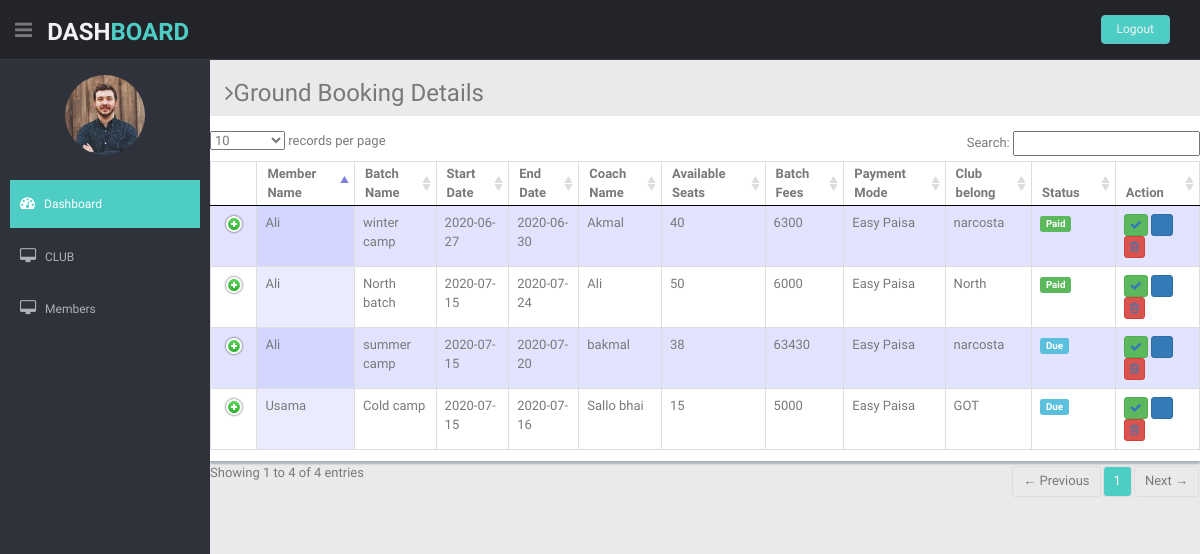
Page /Dashboard/batchRegistration.php on the earlier database version.
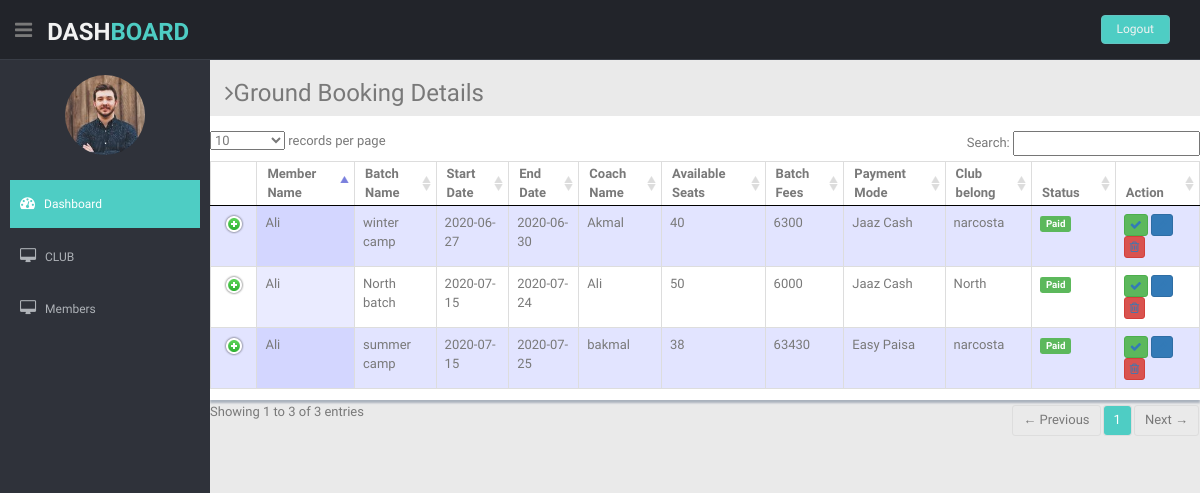
Same page on the later database version.
### tables this page shows
CREATE TABLE `training_register` (
  `id` int(11) NOT NULL,
  `batch_code` int(11) NOT NULL,
  `member_code` int(11) NOT NULL,
  `fees_paid` varchar(15) NOT NULL,
  `payment_mode` varchar(15) NOT NULL,
  `available_seats` int(11) NOT NULL,
  `register_seats` int(11) NOT NULL,
  `confirmation` varchar(50) NOT NULL
);

CREATE TABLE `register_member` (
  `member_code` int(11) NOT NULL,
  `member_name` varchar(100) NOT NULL,
  `joining_date` date NOT NULL,
  `member_cont1` varchar(11) NOT NULL,
  `member_cont2` varchar(11) DEFAULT NULL,
  `member_cnic` varchar(13) NOT NULL,
  `member_address` varchar(250) NOT NULL
);

CREATE TABLE `training_batch` (
  `batch_code` int(11) NOT NULL,
  `batch_name` varchar(50) NOT NULL,
  `batch_des` varchar(250) NOT NULL,
  `club_code` int(11) NOT NULL,
  `start_date` date NOT NULL,
  `end_date` date NOT NULL,
  `member_limit` int(3) NOT NULL,
  `eligible_criteria` varchar(150) DEFAULT NULL,
  `fees` int(7) NOT NULL,
  `coach_name` varchar(100) NOT NULL,
  `coach_name2` varchar(150) DEFAULT NULL,
  `status` varchar(50) NOT NULL
);

CREATE TABLE `register_club` (
  `club_code` int(11) NOT NULL,
  `club_name` varchar(150) NOT NULL,
  `club_des` varchar(250) NOT NULL,
  `joining_date` date NOT NULL,
  `club_president` varchar(50) NOT NULL,
  `club_president_num` varchar(150) NOT NULL,
  `club_secretary` varchar(50) NOT NULL,
  `club_secretary_num` varchar(150) NOT NULL,
  `relation_with_club` varchar(15) NOT NULL
);

### Dashboard/batchRegistration.php (the view, shortened to what this page needs)
<?php include 'connection.php';
    $q = "SELECT * FROM `training_register`";
    $r = mysqli_query($conn,$q);
?>
<!DOCTYPE html>
<html lang="en">
<head>
  <link href="lib/bootstrap/css/bootstrap.min.css" rel="stylesheet">
  <link href="lib/font-awesome/css/font-awesome.css" rel="stylesheet" />
  <link href="lib/advanced-datatable/css/demo_page.css" rel="stylesheet" />
  <link href="lib/advanced-datatable/css/demo_table.css" rel="stylesheet" />
  <link rel="stylesheet" href="lib/advanced-datatable/css/DT_bootstrap.css" />
  <link href="css/style.css" rel="stylesheet">
  <link href="css/style-responsive.css" rel="stylesheet">
</head>
<body>
  <section id="container">
      <?php include 'header.php'; ?>
    <section id="main-content">
      <section class="wrapper">
        <h3><i class="fa fa-angle-right"></i>Ground Booking Details</h3>
        <div class="row mb">
          <div class="content-panel">
            <div class="adv-table">
              <table cellpadding="0" cellspacing="0" border="0" class="display table table-bordered" id="hidden-table-info">
            <thead>
                  <tr>
                    <th>Member Name</th>
                    <th>Batch Name</th>
                    <th>Start Date</th>
                    <th>End Date</th>
                    <th>Coach Name</th>
                    <th>Available Seats</th>
                    <th>Batch Fees</th>
                    <th>Payment Mode</th>
                    <th>Club belong</th>
                    <th>Status</th>
                    <th>Action</th>
                  </tr>
            </thead>
            <tbody>
            <?php while($row = mysqli_fetch_assoc($r)) {?>
                  <tr>
                    <?php
                      $q1 = "SELECT * FROM `register_member` WHERE `member_code`='$row[member_code]'";
                      $r1 = mysqli_query($conn,$q1);
                      $member = mysqli_fetch_assoc($r1);
                      $q2 = "SELECT * FROM `training_batch` WHERE `batch_code`='$row[batch_code]'";
                      $r2 = mysqli_query($conn,$q2);
                      $batch = mysqli_fetch_assoc($r2);
                      $q3 = "SELECT * FROM `register_club` WHERE `club_code`='$batch[club_code]'";
                      $r3 = mysqli_query($conn,$q3);
                      $club = mysqli_fetch_assoc($r3);
                  ?>
                    <td><?php echo $member['member_name']; ?></td>
                    <td><?php echo $batch['batch_name']; ?></td>
                    <td><?php echo $batch['start_date']; ?></td>
                    <td><?php echo $batch['end_date']; ?></td>
                    <td><?php echo $batch['coach_name']; ?></td>
                    <td><?php echo $batch['member_limit']; ?></td>
                    <td><?php echo $batch['fees']; ?></td>
                    <td><?php echo $row['payment_mode']; ?></td>
                    <td><?php echo $club['club_name']; ?></td>
                    <?php if($row['confirmation'] == "Wait") {?>
                        <td><span class="label label-info label-mini">Due</span></td>
                    <?php }  ?>
                    <?php if($row['confirmation'] == "Confirmed") {?>
                        <td><span class="label label-success label-mini">Paid</span></td>
                    <?php }  ?>
                    <td>
                      <button class="btn btn-success btn-xs"><a href="batchRegistrationEdit&Delete.php?id=<?php echo $row['id']?>&stat=Confirmed"><i class="fa fa-check"></i></a></button>
                      <button class="btn btn-primary btn-xs"><a href="batchRegistrationEdit&Delete.php?id=<?php echo $row['id']?>&stat=Wait"><i class="fa fa-pencil"></i></a></button>
                      <button class="btn btn-danger btn-xs"><a href="batchRegistrationEdit&Delete.php?id=<?php echo $row['id']?>&stat=Delete"><i class="fa fa-trash-o "></i></a></button>
                    </td>
                    <?php } ?>
                 </tr>
            </tbody>
              </table>
            </div>
          </div>
        </div>
      </section>
    </section>
  </section>
</body>
</html>

### Dashboard/header.php (shortened to what this page needs)
<header class="header black-bg">
  <div class="sidebar-toggle-box">
    <div class="fa fa-bars tooltips" data-placement="right" data-original-title="Toggle Navigation"></div>
  </div>
  <a href="index.php" class="logo"><b>DASH<span>BOARD</span></b></a>
  <div class="top-menu">
    <ul class="nav pull-right top-menu">
      <li><a class="logout" href="logout.php">Logout</a></li>
    </ul>
  </div>
</header>
<aside>
  <div id="sidebar" class="nav-collapse ">
    <ul class="sidebar-menu" id="nav-accordion">
      <p class="centered"><a href="index.php"><img src="img/ui-sam.jpg" class="img-circle" width="80"></a></p>
      <li class="mt">
        <a class="active" href="index.php">
          <i class="fa fa-dashboard"></i>
          <span>Dashboard</span>
          </a>
      </li>
      <li class="sub-menu">
        <a href="javascript:;">
          <i class="fa fa-desktop"></i>
          <span>CLUB</span>
          </a>
      </li>
      <li class="sub-menu">
        <a href="javascript:;">
          <i class="fa fa-desktop"></i>
          <span>Members</span>
          </a>
      </li>
    </ul>
  </div>
</aside>

### Dashboard/css/style.css (style rules this page uses)
body { color: #797979; background: #eaeaea; font-family: 'Ruda', sans-serif; padding: 0px !important; margin: 0px !important; font-size:13px; }
ul li { list-style: none; }
a, a:hover, a:focus { text-decoration: none; outline: none; }
#container { width: 100%; height: 100%; }
.centered { text-align: center; }
.mt { margin-top: 25px; }
.mb { margin-bottom: 25px; }
ul.top-menu > li > .logout { color: #f2f2f2; font-size: 12px; border-radius: 4px; -webkit-border-radius: 4px; border: 1px solid #64c3c2 !important; padding: 5px 15px; margin-right: 15px; background: #4ECDC4; margin-top: 15px; }
#sidebar { width: 210px; height: 100%; position: fixed; background: #2f323a; }
#sidebar ul li { position: relative; }
ul.sidebar-menu , ul.sidebar-menu li ul.sub { margin: -2px 0 0; padding: 0; }
ul.sidebar-menu { margin-top: 75px; }
ul.sidebar-menu li { margin-bottom: 5px; margin-left:10px; margin-right:10px; }
ul.sidebar-menu li.sub-menu { line-height: 15px; }
ul.sidebar-menu li a span { display: inline-block; }
ul.sidebar-menu li a { color: #aeb2b7; text-decoration: none; display: block; padding: 15px 0 15px 10px; font-size: 12px; outline: none; -webkit-transition: all 0.3s ease; -moz-transition: all 0.3s ease; -o-transition: all 0.3s ease; -ms-transition: all 0.3s ease; transition: all 0.3s ease; }
ul.sidebar-menu li a.active, ul.sidebar-menu li a:hover, ul.sidebar-menu li a:focus { background: #4ECDC4; color: #fff; display: block; -webkit-transition: all 0.3s ease; -moz-transition: all 0.3s ease; -o-transition: all 0.3s ease; -ms-transition: all 0.3s ease; transition: all 0.3s ease; }
ul.sidebar-menu li a i { font-size: 15px; padding-right: 6px; }
ul.sidebar-menu li a.active i { color: #fff; }
#main-content { margin-left: 210px; }
.header, .footer { min-height: 60px; padding: 0 15px; }
.header { position: fixed; left: 0; right: 0; z-index: 1002; }
.black-bg { background: #22242a; border-bottom: 1px solid #393d46; }
.wrapper { display: inline-block; margin-top: 60px; padding-left: 15px; padding-right: 15px; padding-bottom: 15px; padding-top: 0px; width: 100%; }
a.logo { font-size: 24px; color: #f2f2f2; float: left; margin-top: 15px; text-transform: uppercase; }
a.logo b { font-weight: 900; }
a.logo span { color: #4ECDC4; }
#top_menu .nav > li, ul.top-menu > li { float: left; }
ul.top-menu > li > a { color: #666666; font-size: 16px; border-radius: 4px; -webkit-border-radius: 4px; border:1px solid #666666 !important; padding: 2px 6px; margin-right: 15px; }
.sidebar-toggle-box { float: left; padding-right: 15px; margin-top: 20px; }
.sidebar-toggle-box .fa-bars { cursor: pointer; display: inline-block; font-size: 20px; }
.content-panel { background: #ffffff; box-shadow: 0px 3px 2px #aab2bd; padding-top: 15px; padding-bottom: 5px; }

Differences in the rows shown:
removed training_register: member_code.member_name "Usama", batch_code.batch_name "Cold camp", batch_code.start_date "2020-07-15", batch_code.end_date "2020-07-16", batch_code.coach_name "Sallo bhai", batch_code.member_limit "15", batch_code.fees "5000", payment_mode "Easy Paisa", register_club.club_name "GOT", confirmation "Due"
removed training_register: member_code.member_name "Ali", batch_code.batch_name "winter camp", batch_code.start_date "2020-06-27", batch_code.end_date "2020-06-30", batch_code.coach_name "Akmal", batch_code.member_limit "40", batch_code.fees "6300", payment_mode "Easy Paisa", register_club.club_name "narcosta", confirmation "Paid"
removed training_register: member_code.member_name "Ali", batch_code.batch_name "North batch", batch_code.start_date "2020-07-15", batch_code.end_date "2020-07-24", batch_code.coach_name "Ali", batch_code.member_limit "50", batch_code.fees "6000", payment_mode "Easy Paisa", register_club.club_name "North", confirmation "Paid"
removed training_register: member_code.member_name "Ali", batch_code.batch_name "summer camp", batch_code.start_date "2020-07-15", batch_code.end_date "2020-07-20", batch_code.coach_name "bakmal", batch_code.member_limit "38", batch_code.fees "63430", payment_mode "Easy Paisa", register_club.club_name "narcosta", confirmation "Due"
added training_register: member_code.member_name "Ali", batch_code.batch_name "winter camp", batch_code.start_date "2020-06-27", batch_code.end_date "2020-06-30", batch_code.coach_name "Akmal", batch_code.member_limit "40", batch_code.fees "6300", payment_mode "Jaaz Cash", register_club.club_name "narcosta", confirmation "Paid"
added training_register: member_code.member_name "Ali", batch_code.batch_name "North batch", batch_code.start_date "2020-07-15", batch_code.end_date "2020-07-24", batch_code.coach_name "Ali", batch_code.member_limit "50", batch_code.fees "6000", payment_mode "Jaaz Cash", register_club.club_name "North", confirmation "Paid"
added training_register: member_code.member_name "Ali", batch_code.batch_name "summer camp", batch_code.start_date "2020-07-15", batch_code.end_date "2020-07-25", batch_code.coach_name "bakmal", batch_code.member_limit "38", batch_code.fees "63430", payment_mode "Easy Paisa", register_club.club_name "narcosta", confirmation "Paid"
Other differences:
text written by a page script: "records per page Search: Showing 1 to 4 of 4 entries ← Previous 1 Next →" → "records per page Search: Showing 1 to 3 of 3 entries ← Previous 1 Next →"
